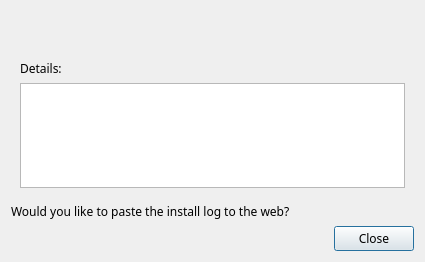
<?xml version="1.0" encoding="UTF-8"?>
<ui version="4.0">
 <author>
SPDX-FileCopyrightText: 2021 Artem Grinev &lt;agrinev@manjaro.org&gt;
SPDX-License-Identifier: GPL-3.0-or-later
 </author>
 <class>ErrorDialog</class>
 <widget class="QDialog" name="ErrorDialog">
  <property name="geometry">
   <rect>
    <x>0</x>
    <y>0</y>
    <width>425</width>
    <height>262</height>
   </rect>
  </property>
  <property name="windowTitle">
   <string notr="true">Dialog</string>
  </property>
  <layout class="QGridLayout" name="gridLayout">
   <item row="5" column="0" colspan="2">
    <widget class="QWidget" name="detailsWidget" native="true">
     <layout class="QVBoxLayout" name="verticalLayout_3">
      <item>
       <widget class="QLabel" name="informativeTextLabel">
        <property name="sizePolicy">
         <sizepolicy hsizetype="Expanding" vsizetype="Preferred">
          <horstretch>0</horstretch>
          <verstretch>0</verstretch>
         </sizepolicy>
        </property>
        <property name="text">
         <string notr="true"/>
        </property>
       </widget>
      </item>
      <item>
       <widget class="QLabel" name="label">
        <property name="font">
         <font>
          <family>Fantasque Sans Mono</family>
         </font>
        </property>
        <property name="text">
         <string>Details:</string>
        </property>
       </widget>
      </item>
      <item>
       <widget class="QTextBrowser" name="detailsBrowser">
        <property name="font">
         <font>
          <family>Fantasque Sans Mono</family>
         </font>
        </property>
       </widget>
      </item>
     </layout>
    </widget>
   </item>
   <item row="7" column="0">
    <widget class="QLabel" name="offerWebPasteLabel">
     <property name="font">
      <font>
       <family>Fantasque Sans Mono</family>
      </font>
     </property>
     <property name="toolTip">
      <string/>
     </property>
     <property name="text">
      <string>Would you like to paste the install log to the web?</string>
     </property>
    </widget>
   </item>
   <item row="8" column="0" colspan="2">
    <widget class="QDialogButtonBox" name="buttonBox">
     <property name="font">
      <font>
       <family>Fantasque Sans Mono</family>
      </font>
     </property>
     <property name="orientation">
      <enum>Qt::Horizontal</enum>
     </property>
     <property name="standardButtons">
      <set>QDialogButtonBox::Close</set>
     </property>
    </widget>
   </item>
   <item row="2" column="0">
    <layout class="QHBoxLayout" name="horizontalLayout">
     <item>
      <widget class="QLabel" name="iconLabel">
       <property name="sizePolicy">
        <sizepolicy hsizetype="Minimum" vsizetype="Preferred">
         <horstretch>0</horstretch>
         <verstretch>0</verstretch>
        </sizepolicy>
       </property>
       <property name="text">
        <string notr="true"/>
       </property>
      </widget>
     </item>
     <item>
      <widget class="QLabel" name="headingLabel">
       <property name="sizePolicy">
        <sizepolicy hsizetype="Expanding" vsizetype="Preferred">
         <horstretch>0</horstretch>
         <verstretch>0</verstretch>
        </sizepolicy>
       </property>
       <property name="text">
        <string notr="true"/>
       </property>
      </widget>
     </item>
    </layout>
   </item>
  </layout>
 </widget>
 <resources/>
 <connections>
  <connection>
   <sender>buttonBox</sender>
   <signal>accepted()</signal>
   <receiver>ErrorDialog</receiver>
   <slot>accept()</slot>
   <hints>
    <hint type="sourcelabel">
     <x>248</x>
     <y>254</y>
    </hint>
    <hint type="destinationlabel">
     <x>157</x>
     <y>274</y>
    </hint>
   </hints>
  </connection>
  <connection>
   <sender>buttonBox</sender>
   <signal>rejected()</signal>
   <receiver>ErrorDialog</receiver>
   <slot>reject()</slot>
   <hints>
    <hint type="sourcelabel">
     <x>316</x>
     <y>260</y>
    </hint>
    <hint type="destinationlabel">
     <x>286</x>
     <y>274</y>
    </hint>
   </hints>
  </connection>
 </connections>
</ui>
